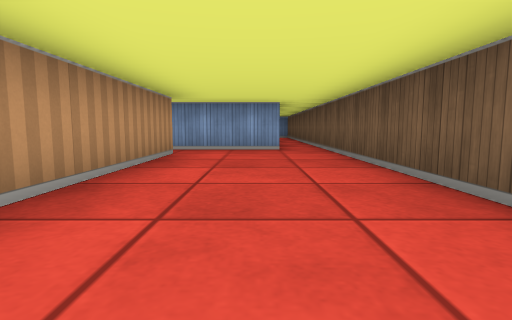
[1] (above)

12 first-person views from a walk through a cub3D maze. The camera is about half as high as the walls, tilts 6° down and sees 80° across. The floor is counted in squares. Each view is taken from the middle of a square. On the plan, view 1 faces up. The plan holds only what a view shows up to about 9 squares ahead; the rest is blank.

[2]
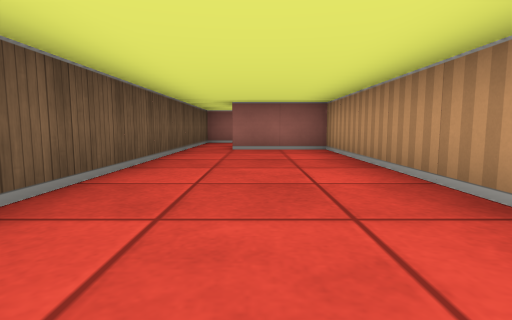

[3]
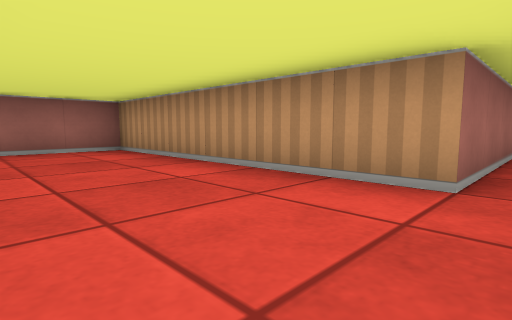

[4]
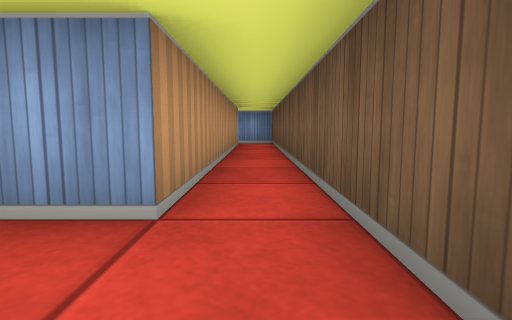

[5]
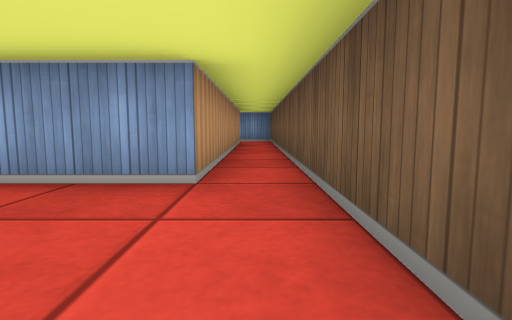

[6]
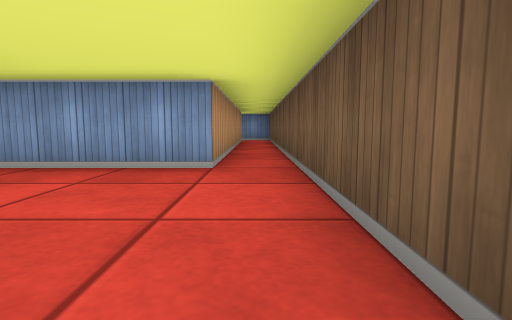

[7]
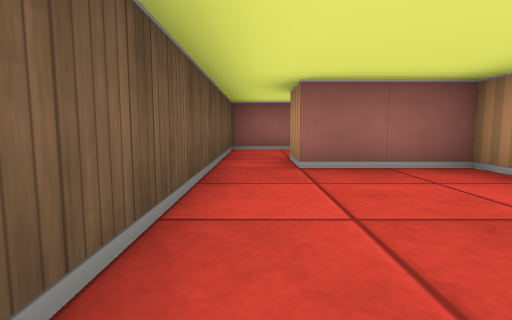

[8]
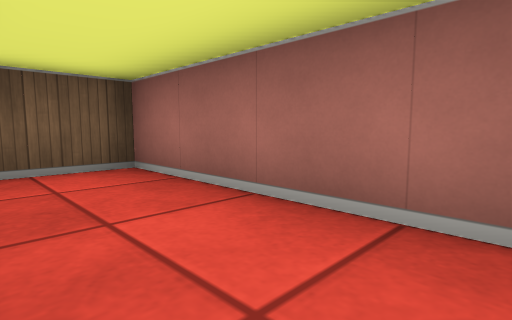

[9]
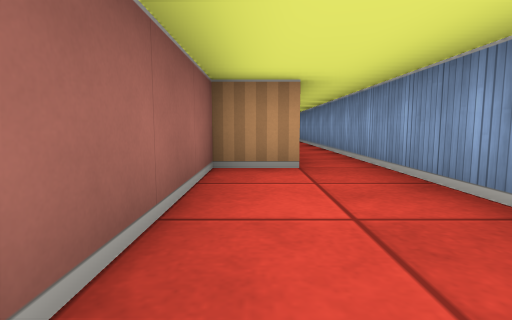

[10]
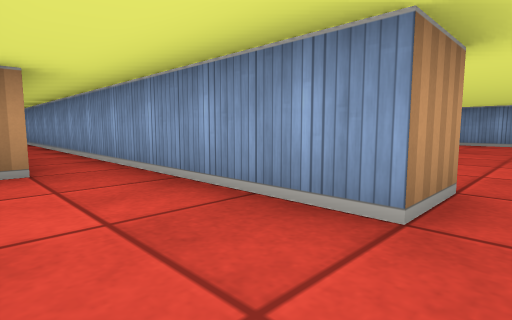

[11]
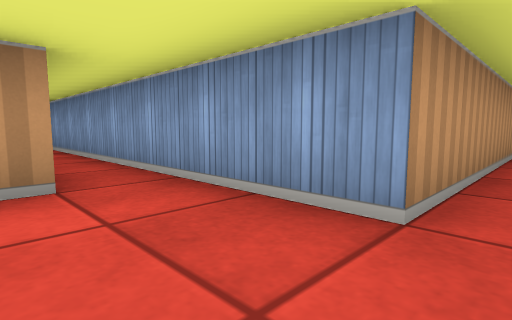

[12]
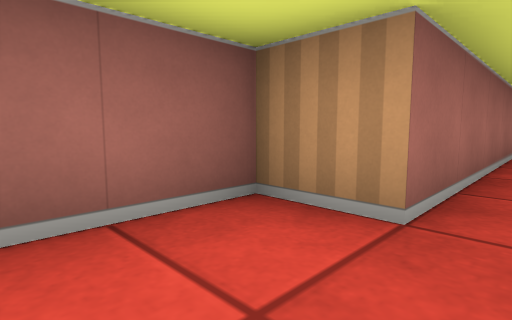

### Floor plan
Ten units are one square. View 1 is at (0, 0); x grows to the right and y downward. Boxes are objects, and circles mark ways between rooms. Rooms are numbered by the first view taken in them; rooms with no view inside come last. Other rooms are left out.
<svg viewBox="-35 -145 55 185">
<path fill="none" stroke="#000" d="M-15 -55 -15 5 5 5 5 15M5 -65 -15 -65M15 15 15 -65M-25 25 -25 35 15 35 15 15M5 15 -25 15M5 -132 5 -65M15 -65 15 -140"/>
<circle cx="10" cy="10" r="3" fill="#2a7"/>
<circle cx="10" cy="-70" r="3" fill="#2a7"/>
<text x="0" y="-30">1</text>
<text x="-10" y="20">2</text>
<text x="10" y="-110">3</text>
</svg>
Room 1 opens to room 2. Room 1 opens to room 3.

Where each view was taken, in squares from view 1:
view 1: 0 up, 0 right, facing up
view 2: 6 up, 0 right, facing down
view 3: 6 up, 1 right, facing down-left
view 4: 5 up, 1 right, facing up
view 5: 4 up, 1 right, facing up
view 6: 3 up, 1 right, facing up
view 7: 3 up, 1 right, facing down
view 8: 2 down, 2 left, facing down-right
view 9: 3 down, 1 right, facing left
view 10: 3 down, 1 right, facing up-left
view 11: 5 up, 1 right, facing up-left
view 12: 2 down, 1 left, facing down-left
